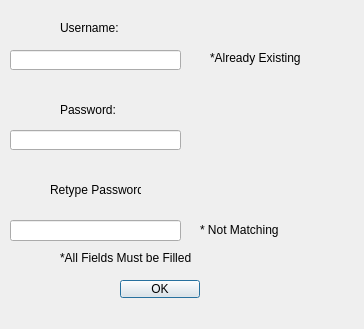
<?xml version="1.0" encoding="UTF-8"?>
<ui version="4.0">
 <class>Register</class>
 <widget class="QDialog" name="Register">
  <property name="geometry">
   <rect>
    <x>0</x>
    <y>0</y>
    <width>364</width>
    <height>329</height>
   </rect>
  </property>
  <property name="windowTitle">
   <string>Dialog</string>
  </property>
  <widget class="QLineEdit" name="Username_lineedit">
   <property name="geometry">
    <rect>
     <x>10</x>
     <y>50</y>
     <width>171</width>
     <height>20</height>
    </rect>
   </property>
  </widget>
  <widget class="QLineEdit" name="PasswordLineedit">
   <property name="geometry">
    <rect>
     <x>10</x>
     <y>130</y>
     <width>171</width>
     <height>20</height>
    </rect>
   </property>
   <property name="echoMode">
    <enum>QLineEdit::Password</enum>
   </property>
  </widget>
  <widget class="QLineEdit" name="RetypePasswordlineedit">
   <property name="geometry">
    <rect>
     <x>10</x>
     <y>220</y>
     <width>171</width>
     <height>21</height>
    </rect>
   </property>
   <property name="echoMode">
    <enum>QLineEdit::Password</enum>
   </property>
  </widget>
  <widget class="QLabel" name="label">
   <property name="geometry">
    <rect>
     <x>60</x>
     <y>20</y>
     <width>61</width>
     <height>16</height>
    </rect>
   </property>
   <property name="text">
    <string>Username:</string>
   </property>
  </widget>
  <widget class="QLabel" name="label_2">
   <property name="geometry">
    <rect>
     <x>60</x>
     <y>100</y>
     <width>61</width>
     <height>20</height>
    </rect>
   </property>
   <property name="text">
    <string>Password:</string>
   </property>
  </widget>
  <widget class="QLabel" name="label_3">
   <property name="geometry">
    <rect>
     <x>50</x>
     <y>180</y>
     <width>91</width>
     <height>20</height>
    </rect>
   </property>
   <property name="text">
    <string>Retype Password:</string>
   </property>
  </widget>
  <widget class="QPushButton" name="pushButton_OK">
   <property name="geometry">
    <rect>
     <x>120</x>
     <y>280</y>
     <width>80</width>
     <height>18</height>
    </rect>
   </property>
   <property name="text">
    <string>OK</string>
   </property>
  </widget>
  <widget class="QLabel" name="label_AlreadyExisting">
   <property name="geometry">
    <rect>
     <x>210</x>
     <y>50</y>
     <width>111</width>
     <height>16</height>
    </rect>
   </property>
   <property name="text">
    <string>*Already Existing</string>
   </property>
  </widget>
  <widget class="QLabel" name="label_NotMatching">
   <property name="geometry">
    <rect>
     <x>200</x>
     <y>220</y>
     <width>181</width>
     <height>20</height>
    </rect>
   </property>
   <property name="text">
    <string>* Not Matching</string>
   </property>
  </widget>
  <widget class="QLabel" name="label_FilledError">
   <property name="geometry">
    <rect>
     <x>60</x>
     <y>250</y>
     <width>141</width>
     <height>16</height>
    </rect>
   </property>
   <property name="text">
    <string>*All Fields Must be Filled</string>
   </property>
  </widget>
 </widget>
 <resources/>
 <connections/>
</ui>
